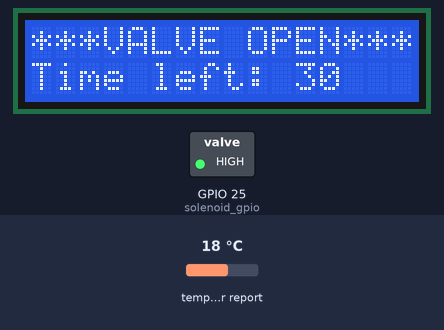
Bench run of a program on a simulated Raspberry Pi (BCM pin numbers). Shown: 16×2 character LCD, switched loads named in the program (green lamp = pin HIGH). The inputs (shaded band) are chosen by the test bench; at power-on: temperature in the web weather report 18 °C. The clock reads 2024-03-15 10:24:30 at power-on unless the program sets it; requests to the public web service named in the program get a made-up reply in its usual format after 0.4 s (London, UTC, broken clouds, 64 % humidity, 1013 hPa unless stated); what the program prints to the terminal is not drawn.

Above: at 0.5 s.
At 120.6 s:
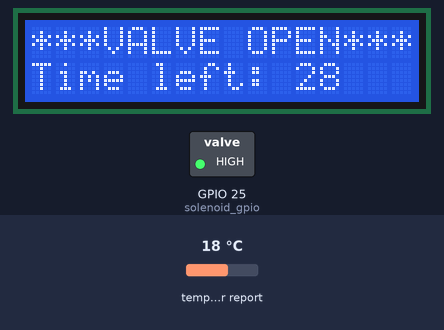
Timing chart, 0 to 122.1 s (numbered marks = the images above):
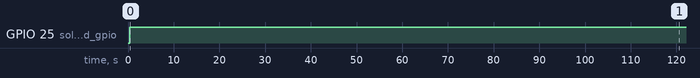

The program:

waterGarden.py
```python
#!/usr/bin/python

from Adafruit_CharLCD import Adafruit_CharLCD
from datetime import datetime
from time import sleep, strftime
import Adafruit_DHT, requests
import RPi.GPIO as GPIO

# set gpio pins for i/o
solenoid_gpio = 25

# initialize GPIO for buttons
GPIO.setmode(GPIO.BCM)
GPIO.setup(solenoid_gpio, GPIO.OUT) # water valve solenoid
GPIO.output(solenoid_gpio, GPIO.LOW) # start valve closed

# initialize LCD (must specify pinout and dimensions)
lcd = Adafruit_CharLCD(rs=27, en=17, d4=14, d5=4, d6=3, d7=2, cols=16, lines=2)

# initialize data for weather API
api_key = '0d77ec45d15bebe907b5c11b6194067e'
root_url = 'http://api.openweathermap.org/data/2.5/weather?appid='
city_id = '5713376'
full_url = root_url + api_key + '&id=' + city_id

# write message to LCD1602
def lcd_message(message):
	lcd.clear()
	lcd.message(message)

# open solenoid valve
def open_valve():
	print("Valve opened at {} for {} minutes". format(datetime.now(), duration))
	GPIO.output(solenoid_gpio, GPIO.HIGH)

# close solenoid valve
def close_valve():
	print("Valve closed at {}". format(datetime.now(), duration))
	GPIO.output(solenoid_gpio, GPIO.LOW)

# returns local weather description from OpenWeatherMap API
def get_weather_description():
	# request API for weather data
	response = requests.get(full_url)

	# store response of weather data
	respo = response.json()
	weather = respo['main']

	return respo['weather'][0]['main']

# main
duration = 30

# if currently raining, no need to water
curr_weather = get_weather_description()

if curr_weather == "Thunderstorm" or curr_weather == "Drizzle" or curr_weather == "Rain" or curr_weather == "Snow":
	lcd_message("No water needed\n{}".format(curr_weather))
	print("Garden not watered due to current weather conditions, {}".format(curr_weather))
else:
	open_valve()
	for i in range(duration):
		lcd_message("***VALVE OPEN***\nTime left: {}".format(duration - i))
		sleep(60) # wait one minute
	close_valve()
	now = datetime.now().strftime('%a %b %d %H:%M')
	lcd_message("Last watered at\n{}".format(now))
```

Measured:
- by itself, GPIO 25 (solenoid_gpio): LOW → HIGH at 0.43 s
- what the display in image 0 shows lasts 60.0 s, from 0.5 s to 60.5 s
